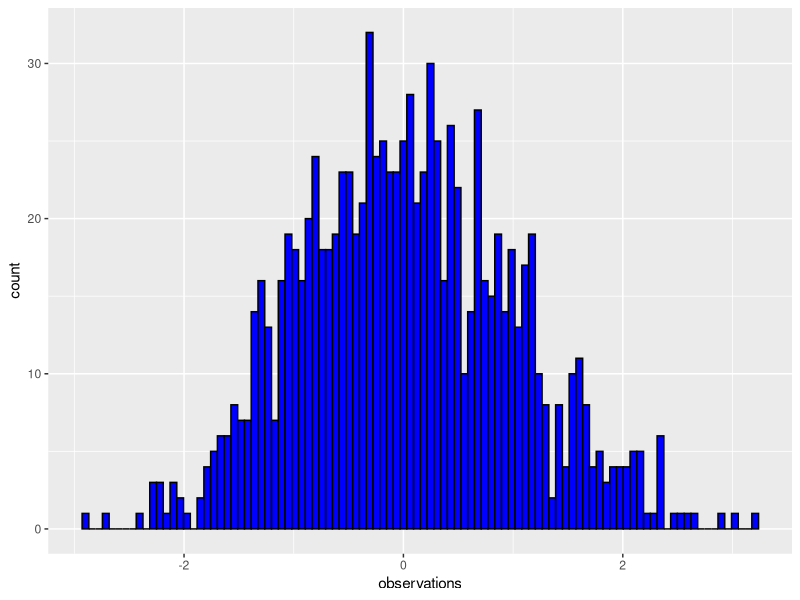
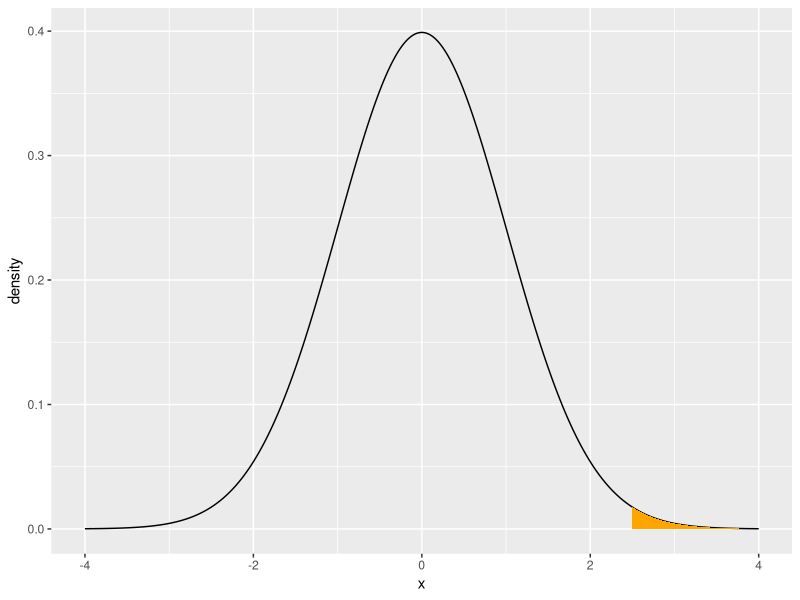
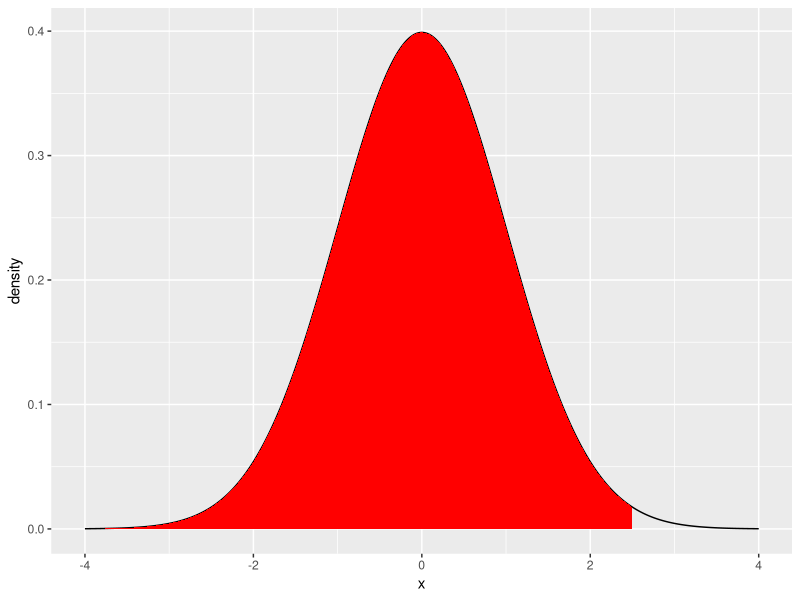
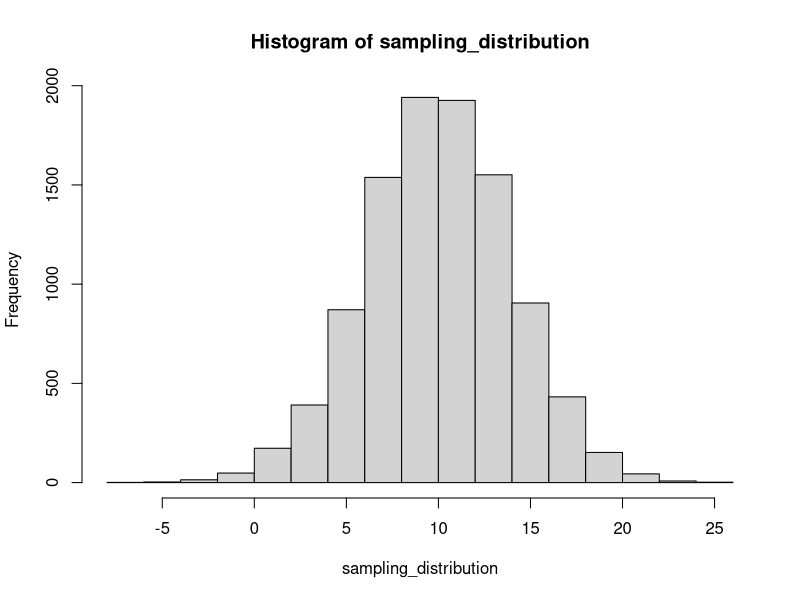
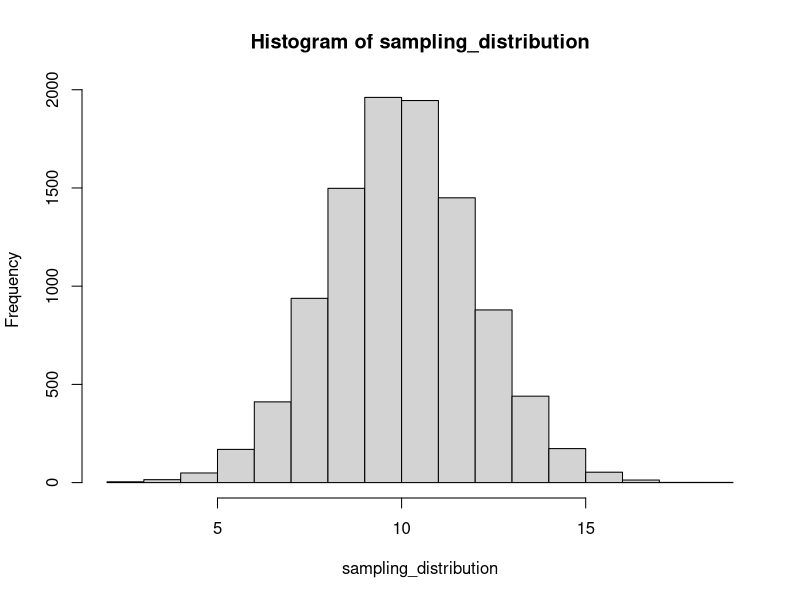
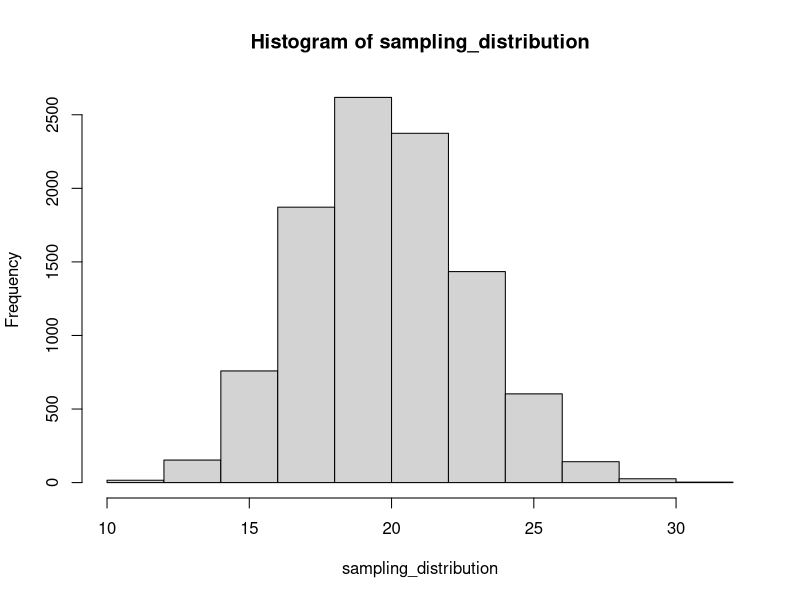

Generate these figures, in order, with R:
## ---- chunk 1
knitr::opts_chunk$set(echo = TRUE)
## ---- chunk 2
rnorm(n=10,mean=0,sd=1)
## ---- chunk 3
library(ggplot2)
## ---- chunk 4
some_data <- data.frame(observations = rnorm(1000,mean=0,sd=1),
                        type ="A")

ggplot(some_data, aes(x=observations)) + 
  geom_histogram(bins = 100, color= "black",
                 fill = "blue")
## ---- chunk 5
rnorm(1,0,1)
## ---- chunk 6
some_data$observations[some_data$observations > 2.5]
length(some_data$observations[some_data$observations > 2.5])
## ---- chunk 7
library(ggplot2)
library(dplyr)
some_data <- data.frame(density = dnorm(seq(-4,4,.001), mean=0, sd=1),
                         x= seq(-4,4,.001))

region_data <- some_data %>%
filter(x > 2.5)


ggplot(some_data, aes(x=x, y=density)) +
  geom_line() +
  geom_ribbon(data = region_data,
              fill = "orange",
              aes(ymin=0,ymax=density))

## ---- chunk 8
pnorm(2.5, mean=0, sd=1)
## ---- chunk 9
some_data <- data.frame(density = dnorm(seq(-4,4,.001),mean= 0, sd=1),
                         x=seq(-4,4,.001))

region_data <- some_data %>%
  filter(x <2.5)

ggplot(some_data, aes(x=x, y=density)) + 
  geom_line()+
  geom_ribbon(data = region_data,
              fill="red",
              aes(ymin=0,ymax=density))
## ---- chunk 10
1- pnorm(2.5,mean=0,sd=1)

pnorm(2.5, mean=0, sd=1, lower.tail= FALSE)
## ---- chunk 11
qnorm(.5, mean=0, sd=1)
## ---- chunk 12
qnorm(.05, mean=0, sd=1, lower.tail = FALSE)
## ---- chunk 13
mean(rnorm(10,mean=0,sd=1))

## ---- chunk 14
pnorm(2.5,0,1,lower.tail = FALSE)

my_sample <- rnorm(1000000,mean = 0, sd=1)

selection <- my_sample[my_sample > 2.5]
length(selection)/1000000

## ---- chunk 15
pnorm(q=130,mean=100,sd=10,lower.tail = FALSE)
10000*pnorm(q=130,mean=100,sd=10,lower.tail = FALSE)

## ---- chunk 16
sampling_distribution <- replicate(10000, mean(rnorm(25, mean = 10,sd = 20)))
hist(sampling_distribution)

length(sampling_distribution[sampling_distribution > 12])/10000

## ---- chunk 17
sampling_distribution <- replicate(10000, mean(rnorm(100, mean = 10,sd = 20)))
hist(sampling_distribution)

length(sampling_distribution[sampling_distribution >= 12])/10000
## ---- chunk 18
sampling_distribution <- replicate(10000, sd(rnorm(25, mean = 10,sd = 20)))
hist(sampling_distribution)

length(sampling_distribution[sampling_distribution <= 15])/10000
